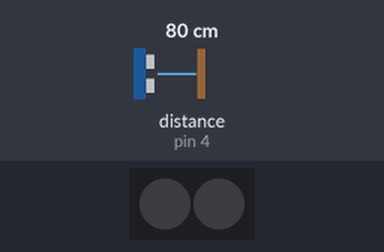
A sketch run on a simulated Arduino Uno, built with avr-gcc and run on an emulated ATmega328P. Parts: 2 RGB LEDs in strip order, left to right. The inputs (shaded band) are chosen by the test bench; at power-on: distance to the obstacle (sensor on pin 4) 80 cm. Dim RGB values are drawn brighter than linear.

Above: at 1.2 s.
1.3 s: distance to the obstacle (sensor on pin 4) set to 12 cm
2.8 s: distance to the obstacle (sensor on pin 4) set to 9 cm
At 4.0 s:
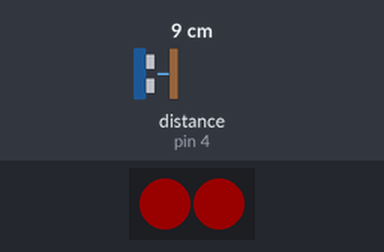
4.3 s: distance to the obstacle (sensor on pin 4) set to 4 cm
5.8 s: distance to the obstacle (sensor on pin 4) set to 2 cm
At 6.5 s:
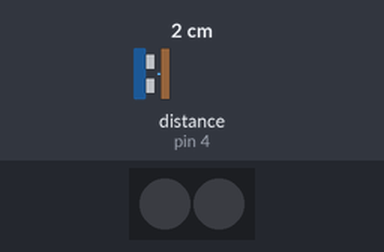
Timing chart, 0 to 8.3 s (numbered marks = the images above; inputs shaded):
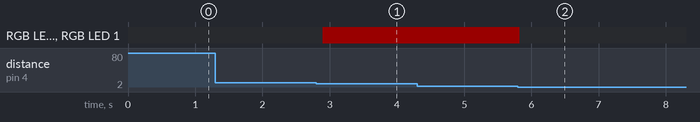

Measured:
- the behaviour switches between 11 and 10 cm on distance to the obstacle (sensor on pin 4) (found by bisection; images 0 and 1)
- the behaviour switches between 3 and 2 cm on distance to the obstacle (sensor on pin 4) (found by bisection; images 1 and 2)
- after the input at 1.3 s, every drawn part: stays the same
- after the input at 2.8 s, RGB LED 0, RGB LED 1: off → RGB(25, 0, 0) after 0.10 s
- after the input at 4.3 s, every drawn part: stays the same
- after the input at 5.8 s, RGB LED 0, RGB LED 1: RGB(25, 0, 0) → off at once

The sketch:

ultrasonic-test.ino
```cpp
/**
 * @file    ultrasonic-test.ino
 * @author  Philip Walsh
 * @version V1.0.0
 * @date    2020-04-12
 * @brief   Description: testing the ultrasonic sensor
 *
 * after uploading, the robot will just sit there and wait for you to put something right up in his grill
 * when that happens, his LEDs will turn red
 *
 * Function List:
 *  double MeUltrasonicSensor::distanceCm(uint16_t MAXcm)
 *
 */
#include <MeMCore.h>

// Onboard LED port/slot definitions
const int PORT = 7;
const int SLOT = 2;

// LED Control settings
const int BOTH_LEDS = 0;
const int RIGHT_LED = 1;
const int LEFT_LED  = 2;


MeRGBLed onboardLEDs(PORT, SLOT);
MeUltrasonicSensor ultraSensor(PORT_4); /* Ultrasonic module can ONLY be connected to port 3, 4, 6, 7, 8 of base shield. */


/***********************************************************************
 * Method:  updateLED(int led, int red, int green, int blue)
 *
 * Arguments:
 *           Variable        Values
 *          --------------------------
 *          led             0 - 2  (0 - Both LEDs; 1 - Right LED; 2 - Left LED)
 *          red             0 - 255
 *          green           0 - 255
 *          Blue            0 - 255
 *
 * Returns: N/A
 *
 * Description:
 *  The updateLED method manages the current color of the onboard
 *  LEDs.
 ************************************************************************/
void updateLED(int led, int red, int green, int blue) {
  onboardLEDs.setColor(led, red, green, blue);
  onboardLEDs.show();
}


void setup()
{
  Serial.begin(9600);
  updateLED(BOTH_LEDS, 0, 0, 0);
}

void loop()
{
  int red = 0;
  int green = 0;
  int blue = 0;

  int led_brightness=25;

  double current_range = 0.0;

  //range 3 centimeters  to 4 meters
  // 3 - 400


  current_range = ultraSensor.distanceCm();
  //Serial.print(current_range);

  //if something gets right up in our grill, turn on the lights
  if ((current_range <= 10) && (current_range >= 3)){
    red=led_brightness;
  }else{
    red=0;
  }

  updateLED(BOTH_LEDS, red, green, blue);


  delay(100); /* the minimal measure interval is 100 milliseconds */
}
```
